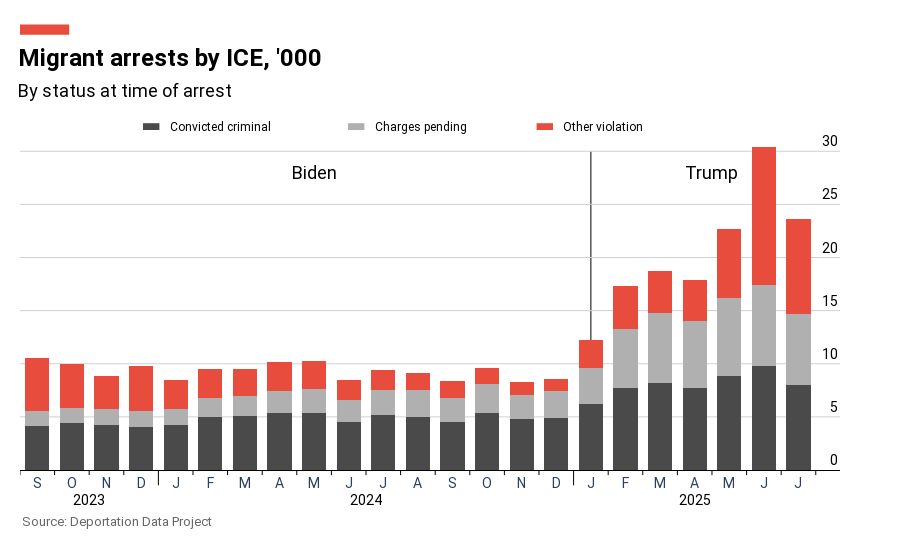

Source (notebook cell):
### Code cell
# NEW CHART: ICE arrests by status - Stacked bar chart showing number of arrests
# Use the same data but show counts instead of percentages

# Get count data for each status category (convert to thousands)
count_pivot = status_by_month.pivot_table(index='year_month', columns='status', values='count', fill_value=0)
convicted_count = count_pivot['1 Convicted Criminal'].values / 1000
pending_count = count_pivot['2 Pending Criminal Charges'].values / 1000
other_count = count_pivot['3 Other Immigration Violator'].values / 1000
dates_count = count_pivot.index

# Create categorical x-axis labels (reuse from earlier chart)
x_labels_count = []
x_categories_count = []
year_positions_count = []

for i, date in enumerate(dates_count):
    month = date.month
    year = date.year
    month_letter = 'JFMAMJJASOND'[month - 1]
    
    x_categories_count.append(f"{year}-{month:02d}")
    x_labels_count.append(month_letter)
    
    if month == 1 or i == 0:
        year_positions_count.append((i, year))

# Create stacked bar chart
fig4 = go.Figure()

# Add three bar traces in order: convicted (bottom), pending (middle), other (top)
# Convicted Criminal (dark gray) - bottom
fig4.add_trace(go.Bar(
    x=x_categories_count,
    y=convicted_count,
    name='Convicted criminal',
    marker=dict(color='#4A4A4A', line=dict(width=0)),
    hovertemplate='%{y:.1f}k arrests<extra></extra>'
))

# Charges pending (light gray) - middle
fig4.add_trace(go.Bar(
    x=x_categories_count,
    y=pending_count,
    name='Charges pending',
    marker=dict(color='#B0B0B0', line=dict(width=0)),
    hovertemplate='%{y:.1f}k arrests<extra></extra>'
))

# Other violation (red) - top
fig4.add_trace(go.Bar(
    x=x_categories_count,
    y=other_count,
    name='Other violation',
    marker=dict(color='#E74C3C', line=dict(width=0)),
    hovertemplate='%{y:.1f}k arrests<extra></extra>'
))

# Update layout
fig4.update_layout(
    title=dict(
        text='Migrant arrests by ICE, \'000<br><span style="font-size:18px; font-weight:normal;">By status at time of arrest</span>',
        font=dict(size=24, color='black', family='Roboto, Arial, sans-serif', weight='bold'),
        x=0.02,
        xanchor='left',
        y=0.88,
        yanchor='top'
    ),
    xaxis=dict(
        type='category',
        tickmode='array',
        tickvals=x_categories_count,
        ticktext=x_labels_count,
        tickfont=dict(size=14, family='Roboto, Arial, sans-serif'),
        showgrid=False,
        showline=True,
        linecolor='black',
        linewidth=1,
        zeroline=False,
        ticks='',
        ticklen=0,
        range=[-0.5, len(x_categories_count) + 0.2]
    ),
    yaxis=dict(
        range=[0, 32],
        tickvals=[0, 5, 10, 15, 20, 25, 30],
        tickfont=dict(size=14, family='Roboto, Arial, sans-serif'),
        showgrid=True,
        gridcolor='#D0D0D0',
        gridwidth=1,
        showline=False,
        zeroline=False,
        title='',
        side='right',
        tickmode='array',
        layer='below traces',
        ticks='',
        ticklen=0,
        showticklabels=False
    ),
    plot_bgcolor='white',
    paper_bgcolor='white',
    height=550,
    margin=dict(l=20, r=60, t=130, b=80),
    showlegend=False,
    barmode='stack',
    bargap=0.3,
    hoverlabel=dict(
        bgcolor='black',
        font_size=14,
        font_family='Roboto, Arial, sans-serif'
    ),
    shapes=[
        # Red rectangle above the title
        dict(
            type='rect',
            xref='paper',
            yref='paper',
            x0=0,
            y0=1.28,
            x1=0.06,
            y1=1.31,
            fillcolor='#E74C3C',
            line=dict(width=0)
        ),
        # Vertical line at January 2025
        dict(
            type='line',
            xref='x',
            yref='y',
            x0=16,  # January 2025 position
            y0=0,
            x1=16,
            y1=30,
            line=dict(color='black', width=1),
            layer='below'
        )
    ]
)

# Add y-axis labels on top of gridlines
for tick_val in [0, 5, 10, 15, 20, 25, 30]:
    fig4.add_annotation(
        x=1.0,
        xref='paper',
        y=tick_val,
        yref='y',
        text=str(tick_val),
        showarrow=False,
        font=dict(size=14, family='Roboto, Arial, sans-serif', color='black'),
        xanchor='right',
        yanchor='bottom'
    )

# Add centered year labels below the x-axis
for start_idx, year in year_positions_count:
    if year == 2023:
        center_x = start_idx + 1.5
    elif year == 2024:
        center_x = start_idx + 5.5
    elif year == 2025:
        center_x = start_idx + 3
    
    fig4.add_annotation(
        x=center_x,
        xref='x',
        y=-0.06,
        yref='paper',
        text=str(year),
        showarrow=False,
        font=dict(size=14, family='Roboto, Arial, sans-serif', color='black'),
        xanchor='center',
        yanchor='top'
    )

# Add tick marks
fig4.add_shape(
    type='line',
    xref='x',
    yref='paper',
    x0=-0.5,
    y0=0,
    x1=-0.5,
    y1=-0.015,
    line=dict(color='black', width=1)
)

for i in range(len(x_categories_count) - 1):
    current_year = int(x_categories_count[i].split('-')[0])
    next_year = int(x_categories_count[i + 1].split('-')[0])
    is_year_boundary = (current_year != next_year)
    tick_length = -0.045 if is_year_boundary else -0.015
    
    fig4.add_shape(
        type='line',
        xref='x',
        yref='paper',
        x0=i + 0.5,
        y0=0,
        x1=i + 0.5,
        y1=tick_length,
        line=dict(color='black', width=1)
    )

fig4.add_shape(
    type='line',
    xref='x',
    yref='paper',
    x0=len(x_categories_count) - 0.5,
    y0=0,
    x1=len(x_categories_count) - 0.5,
    y1=-0.015,
    line=dict(color='black', width=1)
)

# Add legend above the chart and below the title
# Dark gray square for Convicted criminal
fig4.add_shape(
    type='rect',
    xref='paper',
    yref='paper',
    x0=0.15,
    y0=1.00,
    x1=0.17,
    y1=1.02,
    fillcolor='#4A4A4A',
    line=dict(width=0)
)
fig4.add_annotation(
    text='Convicted criminal',
    xref='paper',
    yref='paper',
    x=0.18,
    y=1.01,
    showarrow=False,
    font=dict(size=12, color='black', family='Roboto, Arial, sans-serif'),
    xanchor='left',
    yanchor='middle'
)

# Light gray square for Charges pending
fig4.add_shape(
    type='rect',
    xref='paper',
    yref='paper',
    x0=0.40,
    y0=1.00,
    x1=0.42,
    y1=1.02,
    fillcolor='#B0B0B0',
    line=dict(width=0)
)
fig4.add_annotation(
    text='Charges pending',
    xref='paper',
    yref='paper',
    x=0.43,
    y=1.01,
    showarrow=False,
    font=dict(size=12, color='black', family='Roboto, Arial, sans-serif'),
    xanchor='left',
    yanchor='middle'
)

# Red square for Other violation
fig4.add_shape(
    type='rect',
    xref='paper',
    yref='paper',
    x0=0.63,
    y0=1.00,
    x1=0.65,
    y1=1.02,
    fillcolor='#E74C3C',
    line=dict(width=0)
)
fig4.add_annotation(
    text='Other violation',
    xref='paper',
    yref='paper',
    x=0.66,
    y=1.01,
    showarrow=False,
    font=dict(size=12, color='black', family='Roboto, Arial, sans-serif'),
    xanchor='left',
    yanchor='middle'
)

# Add Biden and Trump labels
fig4.add_annotation(
    x=8,
    y=28,
    text='Biden',
    showarrow=False,
    font=dict(size=18, color='black', family='Roboto, Arial, sans-serif'),
    xanchor='center',
    yanchor='middle'
)

fig4.add_annotation(
    x=19.5,
    y=28,
    text='Trump',
    showarrow=False,
    font=dict(size=18, color='black', family='Roboto, Arial, sans-serif'),
    xanchor='center',
    yanchor='middle'
)

# Add source annotation
fig4.add_annotation(
    text='Source: Deportation Data Project',
    xref='paper',
    yref='paper',
    x=0,
    y=-0.18,
    showarrow=False,
    font=dict(size=13, color='#666666', family='Roboto, Arial, sans-serif'),
    xanchor='left'
)

fig4.show()

### Figure 1 — Plotly figure (JSON) as saved in the notebook; plotly's stock layout.template omitted (floating-point values rounded to 4 significant figures)
{"data": [{"hovertemplate": "%{y:.1f}k arrests<extra></extra>", "marker": {"color": "#4A4A4A", "line": {"width": 0}}, "name": "Convicted criminal", "type": "bar", "x": ["2023-09", "2023-10", "2023-11", "2023-12", "2024-01", "2024-02", "2024-03", "2024-04", "2024-05", "2024-06", "2024-07", "2024-08", "2024-09", "2024-10", "2024-11", "2024-12", "2025-01", "2025-02", "2025-03", "2025-04", "2025-05", "2025-06", "2025-07"], "y": [4.101, 4.403, 4.245, 4.022, 4.233, 4.982, 5.052, 5.333, 5.354, 4.563, 5.219, 5.026, 4.565, 5.374, 4.783, 4.883, 6.259, 7.728, 8.206, 7.718, 8.817, 9.748, 8.023]}, {"hovertemplate": "%{y:.1f}k arrests<extra></extra>", "marker": {"color": "#B0B0B0", "line": {"width": 0}}, "name": "Charges pending", "type": "bar", "x": ["2023-09", "2023-10", "2023-11", "2023-12", "2024-01", "2024-02", "2024-03", "2024-04", "2024-05", "2024-06", "2024-07", "2024-08", "2024-09", "2024-10", "2024-11", "2024-12", "2025-01", "2025-02", "2025-03", "2025-04", "2025-05", "2025-06", "2025-07"], "y": [1.478, 1.478, 1.472, 1.562, 1.527, 1.754, 1.919, 2.056, 2.267, 2.055, 2.343, 2.527, 2.252, 2.68, 2.313, 2.535, 3.387, 5.549, 6.542, 6.321, 7.351, 7.685, 6.615]}, {"hovertemplate": "%{y:.1f}k arrests<extra></extra>", "marker": {"color": "#E74C3C", "line": {"width": 0}}, "name": "Other violation", "type": "bar", "x": ["2023-09", "2023-10", "2023-11", "2023-12", "2024-01", "2024-02", "2024-03", "2024-04", "2024-05", "2024-06", "2024-07", "2024-08", "2024-09", "2024-10", "2024-11", "2024-12", "2025-01", "2025-02", "2025-03", "2025-04", "2025-05", "2025-06", "2025-07"], "y": [4.936, 4.123, 3.108, 4.223, 2.702, 2.804, 2.536, 2.747, 2.602, 1.841, 1.88, 1.588, 1.59, 1.526, 1.15, 1.124, 2.631, 4.045, 4.001, 3.822, 6.48, 12.97, 8.989]}], "layout": {"annotations": [{"font": {"color": "black", "family": "Roboto, Arial, sans-serif", "size": 14}, "showarrow": false, "text": "0", "x": 1, "xanchor": "right", "xref": "paper", "y": 0, "yanchor": "bottom", "yref": "y"}, {"font": {"color": "black", "family": "Roboto, Arial, sans-serif", "size": 14}, "showarrow": false, "text": "5", "x": 1, "xanchor": "right", "xref": "paper", "y": 5, "yanchor": "bottom", "yref": "y"}, {"font": {"color": "black", "family": "Roboto, Arial, sans-serif", "size": 14}, "showarrow": false, "text": "10", "x": 1, "xanchor": "right", "xref": "paper", "y": 10, "yanchor": "bottom", "yref": "y"}, {"font": {"color": "black", "family": "Roboto, Arial, sans-serif", "size": 14}, "showarrow": false, "text": "15", "x": 1, "xanchor": "right", "xref": "paper", "y": 15, "yanchor": "bottom", "yref": "y"}, {"font": {"color": "black", "family": "Roboto, Arial, sans-serif", "size": 14}, "showarrow": false, "text": "20", "x": 1, "xanchor": "right", "xref": "paper", "y": 20, "yanchor": "bottom", "yref": "y"}, {"font": {"color": "black", "family": "Roboto, Arial, sans-serif", "size": 14}, "showarrow": false, "text": "25", "x": 1, "xanchor": "right", "xref": "paper", "y": 25, "yanchor": "bottom", "yref": "y"}, {"font": {"color": "black", "family": "Roboto, Arial, sans-serif", "size": 14}, "showarrow": false, "text": "30", "x": 1, "xanchor": "right", "xref": "paper", "y": 30, "yanchor": "bottom", "yref": "y"}, {"font": {"color": "black", "family": "Roboto, Arial, sans-serif", "size": 14}, "showarrow": false, "text": "2023", "x": 1.5, "xanchor": "center", "xref": "x", "y": -0.06, "yanchor": "top", "yref": "paper"}, {"font": {"color": "black", "family": "Roboto, Arial, sans-serif", "size": 14}, "showarrow": false, "text": "2024", "x": 9.5, "xanchor": "center", "xref": "x", "y": -0.06, "yanchor": "top", "yref": "paper"}, {"font": {"color": "black", "family": "Roboto, Arial, sans-serif", "size": 14}, "showarrow": false, "text": "2025", "x": 19, "xanchor": "center", "xref": "x", "y": -0.06, "yanchor": "top", "yref": "paper"}, {"font": {"color": "black", "family": "Roboto, Arial, sans-serif", "size": 12}, "showarrow": false, "text": "Convicted criminal", "x": 0.18, "xanchor": "left", "xref": "paper", "y": 1.01, "yanchor": "middle", "yref": "paper"}, {"font": {"color": "black", "family": "Roboto, Arial, sans-serif", "size": 12}, "showarrow": false, "text": "Charges pending", "x": 0.43, "xanchor": "left", "xref": "paper", "y": 1.01, "yanchor": "middle", "yref": "paper"}, {"font": {"color": "black", "family": "Roboto, Arial, sans-serif", "size": 12}, "showarrow": false, "text": "Other violation", "x": 0.66, "xanchor": "left", "xref": "paper", "y": 1.01, "yanchor": "middle", "yref": "paper"}, {"font": {"color": "black", "family": "Roboto, Arial, sans-serif", "size": 18}, "showarrow": false, "text": "Biden", "x": 8, "xanchor": "center", "y": 28, "yanchor": "middle"}, {"font": {"color": "black", "family": "Roboto, Arial, sans-serif", "size": 18}, "showarrow": false, "text": "Trump", "x": 19.5, "xanchor": "center", "y": 28, "yanchor": "middle"}, {"font": {"color": "#666666", "family": "Roboto, Arial, sans-serif", "size": 13}, "showarrow": false, "text": "Source: Deportation Data Project", "x": 0, "xanchor": "left", "xref": "paper", "y": -0.18, "yref": "paper"}], "bargap": 0.3, "barmode": "stack", "height": 550, "hoverlabel": {"bgcolor": "black", "font": {"family": "Roboto, Arial, sans-serif", "size": 14}}, "margin": {"b": 80, "l": 20, "r": 60, "t": 130}, "paper_bgcolor": "white", "plot_bgcolor": "white", "shapes": [{"fillcolor": "#E74C3C", "line": {"width": 0}, "type": "rect", "x0": 0, "x1": 0.06, "xref": "paper", "y0": 1.28, "y1": 1.31, "yref": "paper"}, {"layer": "below", "line": {"color": "black", "width": 1}, "type": "line", "x0": 16, "x1": 16, "xref": "x", "y0": 0, "y1": 30, "yref": "y"}, {"line": {"color": "black", "width": 1}, "type": "line", "x0": -0.5, "x1": -0.5, "xref": "x", "y0": 0, "y1": -0.015, "yref": "paper"}, {"line": {"color": "black", "width": 1}, "type": "line", "x0": 0.5, "x1": 0.5, "xref": "x", "y0": 0, "y1": -0.015, "yref": "paper"}, {"line": {"color": "black", "width": 1}, "type": "line", "x0": 1.5, "x1": 1.5, "xref": "x", "y0": 0, "y1": -0.015, "yref": "paper"}, {"line": {"color": "black", "width": 1}, "type": "line", "x0": 2.5, "x1": 2.5, "xref": "x", "y0": 0, "y1": -0.015, "yref": "paper"}, {"line": {"color": "black", "width": 1}, "type": "line", "x0": 3.5, "x1": 3.5, "xref": "x", "y0": 0, "y1": -0.045, "yref": "paper"}, {"line": {"color": "black", "width": 1}, "type": "line", "x0": 4.5, "x1": 4.5, "xref": "x", "y0": 0, "y1": -0.015, "yref": "paper"}, {"line": {"color": "black", "width": 1}, "type": "line", "x0": 5.5, "x1": 5.5, "xref": "x", "y0": 0, "y1": -0.015, "yref": "paper"}, {"line": {"color": "black", "width": 1}, "type": "line", "x0": 6.5, "x1": 6.5, "xref": "x", "y0": 0, "y1": -0.015, "yref": "paper"}, {"line": {"color": "black", "width": 1}, "type": "line", "x0": 7.5, "x1": 7.5, "xref": "x", "y0": 0, "y1": -0.015, "yref": "paper"}, {"line": {"color": "black", "width": 1}, "type": "line", "x0": 8.5, "x1": 8.5, "xref": "x", "y0": 0, "y1": -0.015, "yref": "paper"}, {"line": {"color": "black", "width": 1}, "type": "line", "x0": 9.5, "x1": 9.5, "xref": "x", "y0": 0, "y1": -0.015, "yref": "paper"}, {"line": {"color": "black", "width": 1}, "type": "line", "x0": 10.5, "x1": 10.5, "xref": "x", "y0": 0, "y1": -0.015, "yref": "paper"}, {"line": {"color": "black", "width": 1}, "type": "line", "x0": 11.5, "x1": 11.5, "xref": "x", "y0": 0, "y1": -0.015, "yref": "paper"}, {"line": {"color": "black", "width": 1}, "type": "line", "x0": 12.5, "x1": 12.5, "xref": "x", "y0": 0, "y1": -0.015, "yref": "paper"}, {"line": {"color": "black", "width": 1}, "type": "line", "x0": 13.5, "x1": 13.5, "xref": "x", "y0": 0, "y1": -0.015, "yref": "paper"}, {"line": {"color": "black", "width": 1}, "type": "line", "x0": 14.5, "x1": 14.5, "xref": "x", "y0": 0, "y1": -0.015, "yref": "paper"}, {"line": {"color": "black", "width": 1}, "type": "line", "x0": 15.5, "x1": 15.5, "xref": "x", "y0": 0, "y1": -0.045, "yref": "paper"}, {"line": {"color": "black", "width": 1}, "type": "line", "x0": 16.5, "x1": 16.5, "xref": "x", "y0": 0, "y1": -0.015, "yref": "paper"}, {"line": {"color": "black", "width": 1}, "type": "line", "x0": 17.5, "x1": 17.5, "xref": "x", "y0": 0, "y1": -0.015, "yref": "paper"}, {"line": {"color": "black", "width": 1}, "type": "line", "x0": 18.5, "x1": 18.5, "xref": "x", "y0": 0, "y1": -0.015, "yref": "paper"}, {"line": {"color": "black", "width": 1}, "type": "line", "x0": 19.5, "x1": 19.5, "xref": "x", "y0": 0, "y1": -0.015, "yref": "paper"}, {"line": {"color": "black", "width": 1}, "type": "line", "x0": 20.5, "x1": 20.5, "xref": "x", "y0": 0, "y1": -0.015, "yref": "paper"}, {"line": {"color": "black", "width": 1}, "type": "line", "x0": 21.5, "x1": 21.5, "xref": "x", "y0": 0, "y1": -0.015, "yref": "paper"}, {"line": {"color": "black", "width": 1}, "type": "line", "x0": 22.5, "x1": 22.5, "xref": "x", "y0": 0, "y1": -0.015, "yref": "paper"}, {"fillcolor": "#4A4A4A", "line": {"width": 0}, "type": "rect", "x0": 0.15, "x1": 0.17, "xref": "paper", "y0": 1, "y1": 1.02, "yref": "paper"}, {"fillcolor": "#B0B0B0", "line": {"width": 0}, "type": "rect", "x0": 0.4, "x1": 0.42, "xref": "paper", "y0": 1, "y1": 1.02, "yref": "paper"}, {"fillcolor": "#E74C3C", "line": {"width": 0}, "type": "rect", "x0": 0.63, "x1": 0.65, "xref": "paper", "y0": 1, "y1": 1.02, "yref": "paper"}], "showlegend": false, "title": {"font": {"color": "black", "family": "Roboto, Arial, sans-serif", "size": 24, "weight": "bold"}, "text": "Migrant arrests by ICE, '000<br><span style=\"font-size:18px; font-weight:normal;\">By status at time of arrest</span>", "x": 0.02, "xanchor": "left", "y": 0.88, "yanchor": "top"}, "xaxis": {"linecolor": "black", "linewidth": 1, "range": [-0.5, 23.2], "showgrid": false, "showline": true, "tickfont": {"family": "Roboto, Arial, sans-serif", "size": 14}, "ticklen": 0, "tickmode": "array", "ticks": "", "ticktext": ["S", "O", "N", "D", "J", "F", "M", "A", "M", "J", "J", "A", "S", "O", "N", "D", "J", "F", "M", "A", "M", "J", "J"], "tickvals": ["2023-09", "2023-10", "2023-11", "2023-12", "2024-01", "2024-02", "2024-03", "2024-04", "2024-05", "2024-06", "2024-07", "2024-08", "2024-09", "2024-10", "2024-11", "2024-12", "2025-01", "2025-02", "2025-03", "2025-04", "2025-05", "2025-06", "2025-07"], "type": "category", "zeroline": false}, "yaxis": {"gridcolor": "#D0D0D0", "gridwidth": 1, "layer": "below traces", "range": [0, 32], "showgrid": true, "showline": false, "showticklabels": false, "side": "right", "tickfont": {"family": "Roboto, Arial, sans-serif", "size": 14}, "ticklen": 0, "tickmode": "array", "ticks": "", "tickvals": [0, 5, 10, 15, 20, 25, 30], "title": {"text": ""}, "zeroline": false}}}
